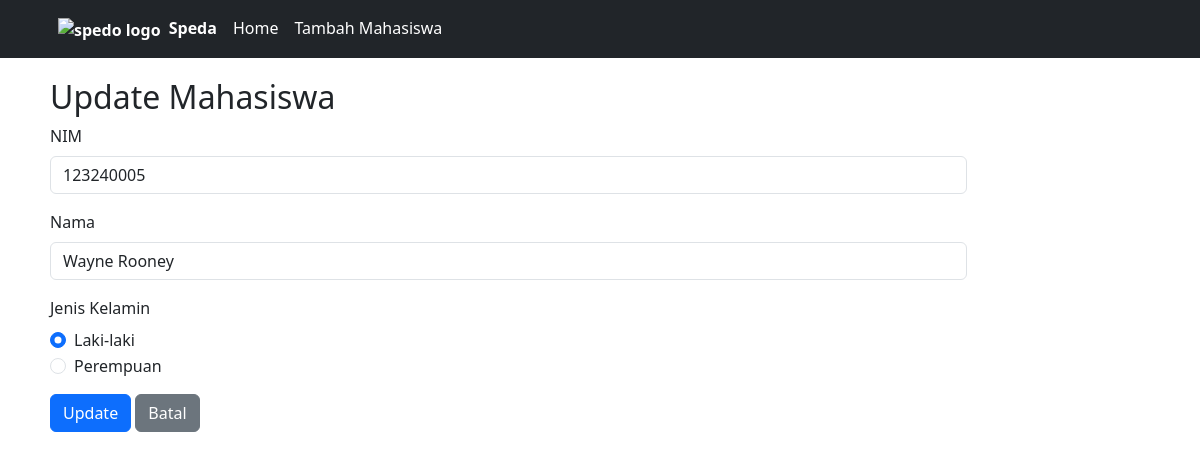
/webSpeda/update.php?id=4, run on the app's committed database.
### tables this page shows
CREATE TABLE `mahasiswa` (
  `id` int(11) NOT NULL,
  `nim` varchar(100) NOT NULL,
  `nama` varchar(100) NOT NULL,
  `jenis_kelamin` varchar(100) NOT NULL,
  `created_at` date NOT NULL DEFAULT current_timestamp()
);

### webSpeda/update.php (the view, shortened to what this page needs)
<?php
include "koneksi.php";
$id = $_GET['id'];
$sql = "SELECT * FROM mahasiswa WHERE id = ?";
$stmt = $koneksi->prepare($sql);
$stmt->bind_param("i", $id);
$stmt->execute();
$result = $stmt->get_result();
$data = $result->fetch_assoc();
?>
<!DOCTYPE html>
<html lang="en">
    <head>
        <link href="https://cdn.jsdelivr.net/npm/bootstrap@5.3.8/dist/css/bootstrap.min.css" rel="stylesheet">
        <link rel="stylesheet" href="styles.css">
    </head>
    <body>
        <nav class="navbar navbar-expand-sm bg-dark navbar-dark">
            <div class="container-fluid" style="padding-left: 50px;">
                <ul class="navbar-nav">
                    <li class="nav-item">
                            <a class="nav-link active" style="font-weight:bold;" href="index.html">
                                <img src="https://encrypted-tbn0.gstatic.com/images?q=tbn:ANd9GcQAT4BdeCYQ5yZCLfiua53FH69Q-61Jt1ys3A&s" alt="spedo logo" width="30" height="25" class="me-1">
                                Speda
                            </a>
                    </li>
                    <li class="nav-item">
                        <a class="nav-link active" href="index.php">Home</a>
                    </li>
                    <li class="nav-item">
                        <a class="nav-link active" href="tambah_mahasiswa.php">Tambah Mahasiswa</a>
                    </li>
                </ul>
            </div>
        </nav>
        <div class="content-wrapper">
            <div class="col-10">
                <h2>Update Mahasiswa</h2>
                <form action="logicUpdate.php" method="post">
                    <div class="mb-3">
                        <label for="" class="form-label">NIM</label>
                        <input type="text" class="form-control" id="nim" name="nim" value="<?= $data['nim'] ?>" placeholder="Masukkan NIM">
                    </div>
                    <div class="mb-3">
                        <label for="" class="form-label">Nama</label>
                        <input type="text" class="form-control" id="nama" name="nama" value="<?= $data['nama'] ?>" placeholder="Masukkan Nama">
                    </div>
                    <div class="mb-3">
                        <label class="form-label">Jenis Kelamin</label>
                        <div class="form-check">
                            <input class="form-check-input" type="radio" name="gender" id="laki" value="Laki-laki" <?= ($data['jenis_kelamin'] == 'Laki-laki') ? 'checked' : ''?>>
                            <label class="form-check-label" for="laki">
                                Laki-laki
                            </label>
                        </div>
                        <div class="form-check">
                            <input class="form-check-input" type="radio" name="gender" id="perempuan" value="Perempuan"  <?= ($data['jenis_kelamin'] == 'Perempuan') ? 'checked' : ''?>>
                            <label class="form-check-label" for="perempuan">
                                Perempuan
                            </label>
                        </div>
                    </div>
                        <button class="btn btn-primary" type="submit">Update</button>
                        <a href="index.php" class="btn btn-secondary">Batal</a>
                </form>
            </div>
        </div>
    </body>
</html>

### webSpeda/styles.css (style rules this page uses)
.content-wrapper { padding: 20px 50px; }

### data on the page
mahasiswa: nim "123240005", nama "Wayne Rooney", jenis_kelamin "☑ Laki-laki", jenis_kelamin "☐ Perempuan"
